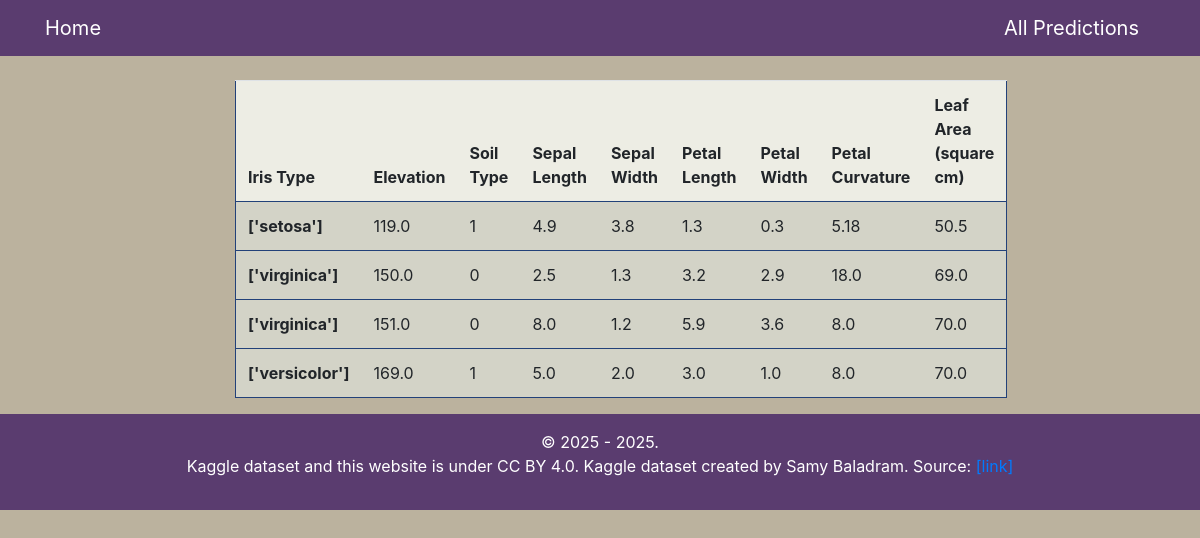
Before: /predictions/ with the older database file.
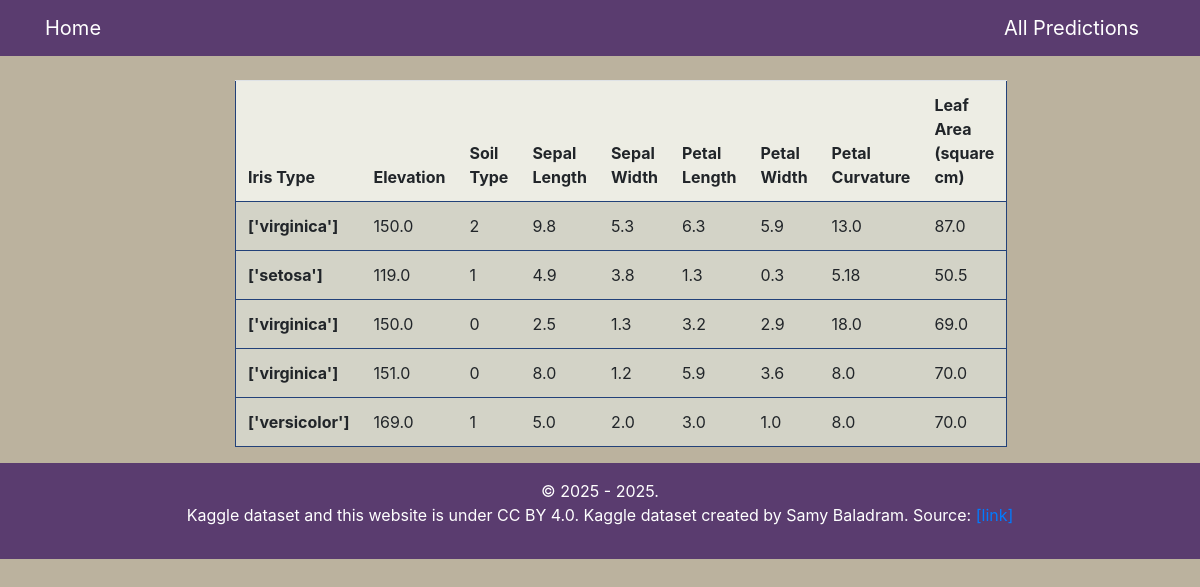
After: the same page with the newer database file.
### dashboard/models.py (models this page shows, shortened)
class Data(models.Model):
    elevation = models.FloatField(validators=[MinValueValidator(0.0), MaxValueValidator(300.0)], null=True)
    soil_code = models.PositiveIntegerField(choices=SOIL, null=True)
    sepal_length = models.FloatField(validators=[MinValueValidator(0.0), MaxValueValidator(10.0)], null=True)
    sepal_width = models.FloatField(validators=[MinValueValidator(0.0), MaxValueValidator(10.0)], null=True)
    petal_length = models.FloatField(validators=[MinValueValidator(0.0), MaxValueValidator(10.0)], null=True)
    petal_width = models.FloatField(validators=[MinValueValidator(0.0), MaxValueValidator(10.0)], null=True)
    petal_curvature = models.FloatField(validators=[MinValueValidator(0.0), MaxValueValidator(20.0)], null=True)
    leaf_area_cm2 = models.FloatField(validators=[MinValueValidator(0.0), MaxValueValidator(100.0)], null=True)
    predictions = models.CharField(max_length=30, blank=True)
    date = models.DateTimeField(auto_now_add=True)
    class Meta:
        ordering = ['-date']

### dashboard/views.py (the view)
# urls.py: path('predictions/', views.predictions, name='dashboard-predictions'),
def predictions(request):
    predicted_iris = Data.objects.all()
    context = {
        'predicted_iris': predicted_iris
    }
    return render(request, 'dashboard/predictions.html', context)

### templates/dashboard/predictions.html (shortened to what this page needs)
{% extends 'partials/base.html' %}
{% block content %}
<div class="container">
    <div class="row mt-4">
        <div class="col-md-8 offset-md-2">
            <table class="table" style="background-color: rgb(211, 211, 199); border: 0.12rem solid #224179;">
              <thead>
                <tr>
                  <th scope="col" style="background-color: rgb(237, 237, 228); border-bottom: 0.12rem solid #224179;">Iris Type</th>
                  <th scope="col" style="background-color: rgb(237, 237, 228); border-bottom: 0.12rem solid #224179;">Elevation</th>
                  <th scope="col" style="background-color: rgb(237, 237, 228); border-bottom: 0.12rem solid #224179;">Soil Type</th>
                  <th scope="col" style="background-color: rgb(237, 237, 228); border-bottom: 0.12rem solid #224179;">Sepal Length</th>
                  <th scope="col" style="background-color: rgb(237, 237, 228); border-bottom: 0.12rem solid #224179;">Sepal Width</th>
                  <th scope="col" style="background-color: rgb(237, 237, 228); border-bottom: 0.12rem solid #224179;">Petal Length</th>
                  <th scope="col" style="background-color: rgb(237, 237, 228); border-bottom: 0.12rem solid #224179;">Petal Width</th>
                  <th scope="col" style="background-color: rgb(237, 237, 228); border-bottom: 0.12rem solid #224179;">Petal Curvature</th>
                  <th scope="col" style="background-color: rgb(237, 237, 228); border-bottom: 0.12rem solid #224179;">Leaf Area (square cm)</th>
                </tr>
              </thead>
              <tbody>
                {% for data in predicted_iris %}
                <tr>
                  <th scope="row" style="border-bottom: 0.12rem solid #224179;">{{ data.predictions }}</th>
                  <td style="border-bottom: 0.12rem solid #224179;">{{ data.elevation }}</td>
                  <td style="border-bottom: 0.12rem solid #224179;">{{ data.soil_code }}</td>
                  <td style="border-bottom: 0.12rem solid #224179;">{{ data.sepal_length }}</td>
                  <td style="border-bottom: 0.12rem solid #224179;">{{ data.sepal_width }}</td>
                  <td style="border-bottom: 0.12rem solid #224179;">{{ data.petal_length }}</td>
                  <td style="border-bottom: 0.12rem solid #224179;">{{ data.petal_width }}</td>
                  <td style="border-bottom: 0.12rem solid #224179;">{{ data.petal_curvature }}</td>
                  <td style="border-bottom: 0.12rem solid #224179;">{{ data.leaf_area_cm2 }}</td>
                </tr>
                {% endfor %}
              </tbody>
            </table>
        </div>
    </div>
</div>
{% endblock %}

### templates/partials/base.html (shortened to what this page needs)
<!doctype html>
<html lang="en">
  <head>
    <link rel="stylesheet" href="https://cdn.jsdelivr.net/npm/bootstrap@4.6.2/dist/css/bootstrap.min.css">
  </head>
  <body style="background-color: rgb(187, 178, 158);">
  {% include 'partials/nav.html' %}
  {% block content%}
  {% endblock %}
  {% include 'partials/footer.html' %}
  </body>
</html>

### templates/partials/nav.html
<nav class="navbar navbar-dark" style="background-color: rgb(90, 60, 111);">
    <div class="container">
        <a class="navbar-brand" href="{% url 'dashboard-index' %}">Home</a>
        <a class="navbar-brand ml-auto" href="{% url 'dashboard-predictions' %}">All Predictions</a>
    </div>
</nav>

### templates/partials/footer.html
<footer class="bg-body-tertiary text-center text-lg-start">
  <div class="text-center p-3" style="background-color: rgb(90, 60, 111); color: rgb(255, 255, 255)">
    © 2025 - {% now "Y" %}.
    <p>
      Kaggle dataset and this website is under CC BY 4.0. Kaggle dataset created by Samy Baladram.
      Source: <a href="https://www.kaggle.com/datasets/samybaladram/iris-dataset-extended">[link]</a>
    </p>
  </div>
</footer>

Changed rows visible on the page:
added Data: predictions "['virginica']", elevation "150.0", soil_code "2", sepal_length "9.8", sepal_width "5.3", petal_length "6.3", petal_width "5.9", petal_curvature "13.0", leaf_area_cm2 "87.0"
